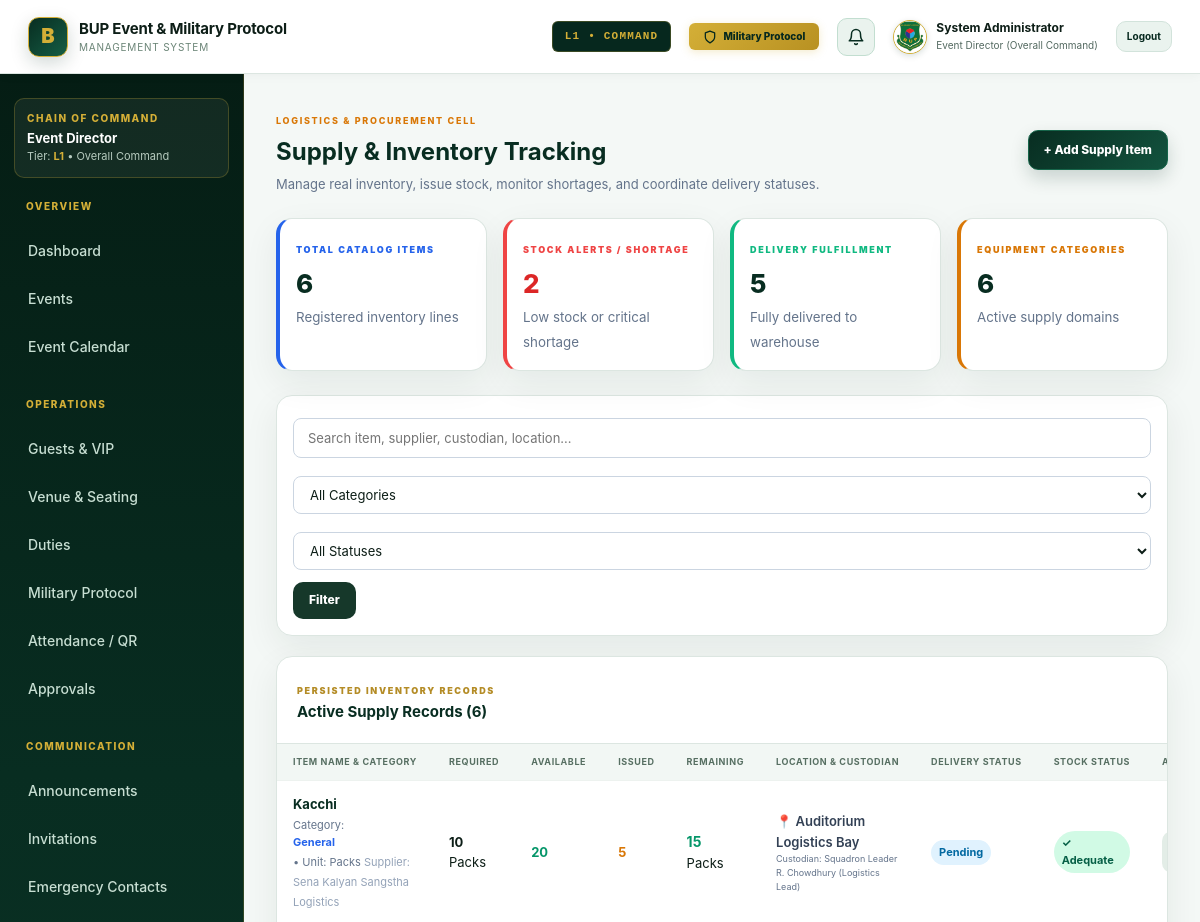
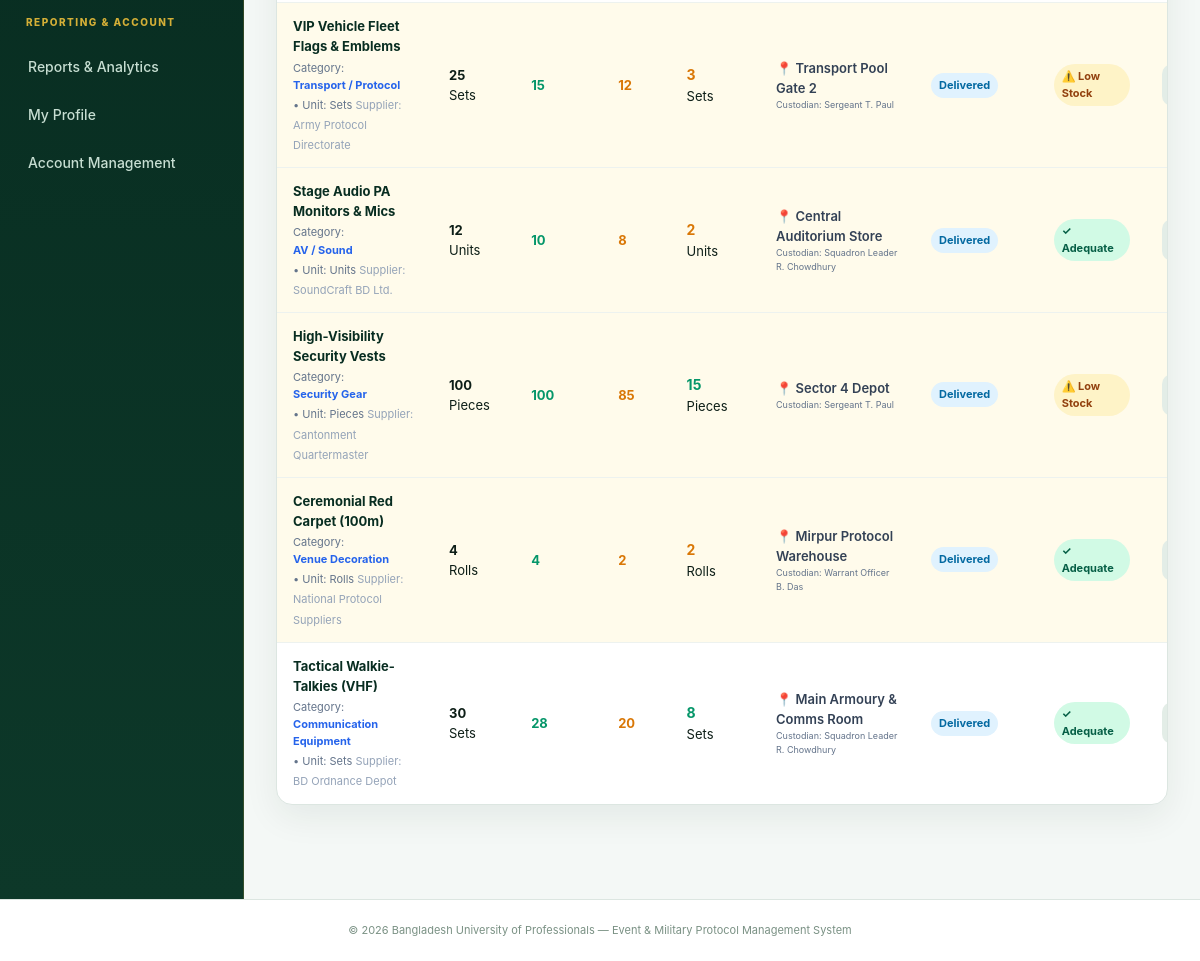
The page /supply_tracking.php (signed in) on the database its author committed (2 pictures, top to bottom).
### tables this page shows
CREATE TABLE `supplies` (
  `id` int(10) unsigned NOT NULL AUTO_INCREMENT,
  `event_id` int(10) unsigned DEFAULT NULL,
  `item_name` varchar(160) NOT NULL,
  `category` varchar(60) NOT NULL DEFAULT 'General',
  `qty_required` int(11) NOT NULL DEFAULT 1,
  `qty_available` int(11) NOT NULL DEFAULT 0,
  `qty_issued` int(11) NOT NULL DEFAULT 0,
  `qty_remaining` int(11) GENERATED ALWAYS AS (`qty_available` - `qty_issued`) VIRTUAL,
  `unit` varchar(30) NOT NULL DEFAULT 'Units',
  `supplier` varchar(160) DEFAULT NULL,
  `location` varchar(160) DEFAULT NULL,
  `responsible_person` varchar(120) DEFAULT NULL,
  `req_date` date DEFAULT NULL,
  `delivery_date` date DEFAULT NULL,
  `delivery_status` enum('Pending','Shipped','Delivered','Delayed','Cancelled') NOT NULL DEFAULT 'Pending',
  `stock_status` enum('Adequate','Low Stock','Out of Stock','Critical') NOT NULL DEFAULT 'Adequate',
  `notes` text DEFAULT NULL,
  `created_at` timestamp NOT NULL DEFAULT current_timestamp(),
  `updated_at` timestamp NOT NULL DEFAULT current_timestamp() ON UPDATE current_timestamp(),
  PRIMARY KEY (`id`),
  KEY `idx_event` (`event_id`),
  KEY `idx_category` (`category`)
);

### config/config.php (called while the page is built, shortened)
<?php
function e(?string $value): string {
    return htmlspecialchars($value ?? '', ENT_QUOTES, 'UTF-8');
}

### supply_tracking.php (the view, shortened to what this page needs)
<?php
$pdo = db();
$q = trim($_GET['q'] ?? '');
$sql = "SELECT * FROM supplies WHERE 1=1";
$params = [];
$sql .= " ORDER BY id DESC";
$stmt = $pdo->prepare($sql);
$stmt->execute($params);
$supplies = $stmt->fetchAll();
$totalItems = (int)$pdo->query("SELECT COUNT(*) FROM supplies")->fetchColumn();
$lowStockCount = (int)$pdo->query("SELECT COUNT(*) FROM supplies WHERE stock_status IN ('Low Stock', 'Critical', 'Out of Stock')")->fetchColumn();
$deliveredCount = (int)$pdo->query("SELECT COUNT(*) FROM supplies WHERE delivery_status = 'Delivered'")->fetchColumn();
$categories = $pdo->query("SELECT DISTINCT category FROM supplies ORDER BY category")->fetchAll(PDO::FETCH_COLUMN);
require __DIR__ . '/includes/header.php';
?>
        <div style="display:flex; justify-content:space-between; align-items:center; flex-wrap:wrap; gap:16px; margin-bottom:24px;">
            <div>
                <span class="eyebrow" style="color:#d97706; font-weight:800;">LOGISTICS &amp; PROCUREMENT CELL</span>
                <h1 style="margin:2px 0 0; font-size:24px; color:#082d21;">Supply &amp; Inventory Tracking</h1>
                <p style="margin:4px 0 0; color:#64748b; font-size:13px;">Manage real inventory, issue stock, monitor shortages, and coordinate delivery statuses.</p>
            </div>
            <div>
                <button type="button" class="btn btn-primary" onclick="document.getElementById('addSupplyModal').style.display='flex'">
                    + Add Supply Item
                </button>
            </div>
        </div>
        <div style="display:grid; grid-template-columns:repeat(auto-fit, minmax(200px, 1fr)); gap:16px; margin-bottom:24px;">
            <div class="panel" style="padding:16px; margin-bottom:0; border-left:4px solid #2563eb;">
                <span class="eyebrow" style="color:#2563eb;">TOTAL CATALOG ITEMS</span>
                <div style="font-size:26px; font-weight:800; color:#082d21; margin-top:4px;"><?= $totalItems ?></div>
                <small style="color:#64748b;">Registered inventory lines</small>
            </div>
            <div class="panel" style="padding:16px; margin-bottom:0; border-left:4px solid <?= $lowStockCount > 0 ? '#ef4444' : '#10b981' ?>;">
                <span class="eyebrow" style="color:<?= $lowStockCount > 0 ? '#ef4444' : '#10b981' ?>;">STOCK ALERTS / SHORTAGE</span>
                <div style="font-size:26px; font-weight:800; color:<?= $lowStockCount > 0 ? '#dc2626' : '#082d21' ?>; margin-top:4px;"><?= $lowStockCount ?></div>
                <small style="color:#64748b;"><?= $lowStockCount > 0 ? 'Low stock or critical shortage' : 'All stocks adequate' ?></small>
            </div>
            <div class="panel" style="padding:16px; margin-bottom:0; border-left:4px solid #10b981;">
                <span class="eyebrow" style="color:#10b981;">DELIVERY FULFILLMENT</span>
                <div style="font-size:26px; font-weight:800; color:#082d21; margin-top:4px;"><?= $deliveredCount ?></div>
                <small style="color:#64748b;">Fully delivered to warehouse</small>
            </div>
            <div class="panel" style="padding:16px; margin-bottom:0; border-left:4px solid #d97706;">
                <span class="eyebrow" style="color:#d97706;">EQUIPMENT CATEGORIES</span>
                <div style="font-size:26px; font-weight:800; color:#082d21; margin-top:4px;"><?= count($categories) ?></div>
                <small style="color:#64748b;">Active supply domains</small>
            </div>
        </div>
        <section class="panel" style="padding:16px; margin-bottom:20px;">
            <form method="get" style="display:flex; gap:12px; flex-wrap:wrap; align-items:center;">
                <input type="search" name="q" value="<?= e($q) ?>" placeholder="Search item, supplier, custodian, location..." style="flex:1; min-width:240px; padding:9px 14px; border:1px solid #cbd5e1; border-radius:8px; font-size:13px;">
                <select name="category" style="padding:9px 12px; border:1px solid #cbd5e1; border-radius:8px; font-size:13px;">
                    <option value="">All Categories</option>
                </select>
                <select name="status" style="padding:9px 12px; border:1px solid #cbd5e1; border-radius:8px; font-size:13px;">
                    <option value="">All Statuses</option>
                </select>
                <button type="submit" class="btn btn-dark" style="padding:9px 16px;">Filter</button>
            </form>
        </section>
        <section class="panel">
            <div class="panel-head">
                <div>
                    <span class="eyebrow">PERSISTED INVENTORY RECORDS</span>
                    <h2>Active Supply Records (<?= count($supplies) ?>)</h2>
                </div>
            </div>
            <div class="table-wrap">
                <table class="user-table" style="font-size:13px;">
                    <thead>
                        <tr>
                            <th>Item Name &amp; Category</th>
                            <th>Required</th>
                            <th>Available</th>
                            <th>Issued</th>
                            <th>Remaining</th>
                            <th>Location &amp; Custodian</th>
                            <th>Delivery Status</th>
                            <th>Stock Status</th>
                            <th style="text-align:right;">Actions</th>
                        </tr>
                    </thead>
                    <tbody>
                        <?php if (empty($supplies)): ?>
                            <tr><td colspan="9" style="text-align:center; padding:30px; color:#64748b;">No supply records found matching your filter criteria.</td></tr>
                        <?php else: ?>
                            <?php foreach ($supplies as $item): ?>
                                <?php
                                $rem = (int)$item['qty_available'] - (int)$item['qty_issued'];
                                $isLow = ($item['stock_status'] === 'Low Stock' || $item['stock_status'] === 'Critical' || $item['stock_status'] === 'Out of Stock' || $rem < 5);
                                ?>
                                <tr style="<?= $isLow ? 'background:#fffbeb;' : '' ?>">
                                    <td>
                                        <strong style="color:#082d21; font-size:13px;"><?= e($item['item_name']) ?></strong>
                                        <span class="table-subtext" style="color:#64748b; font-size:11px;">
                                            Category: <strong style="color:#2563eb;"><?= e($item['category']) ?></strong> &bull; Unit: <?= e($item['unit']) ?>
                                        </span>
                                        <?php if (!empty($item['supplier'])): ?>
                                            <span class="table-subtext" style="color:#94a3b8; font-size:11px;">Supplier: <?= e($item['supplier']) ?></span>
                                        <?php endif; ?>
                                    </td>
                                    <td><strong><?= (int)$item['qty_required'] ?></strong> <?= e($item['unit']) ?></td>
                                    <td><span style="color:#059669; font-weight:700;"><?= (int)$item['qty_available'] ?></span></td>
                                    <td><span style="color:#d97706; font-weight:700;"><?= (int)$item['qty_issued'] ?></span></td>
                                    <td>
                                        <strong style="font-size:14px; color:<?= $rem <= 0 ? '#dc2626' : ($rem < 5 ? '#d97706' : '#059669') ?>;">
                                            <?= $rem ?>
                                        </strong> <?= e($item['unit']) ?>
                                    </td>
                                    <td>
                                        <div style="font-weight:600; color:#334155;">📍 <?= e($item['location'] ?: 'Central Store') ?></div>
                                        <small style="color:#64748b;">Custodian: <?= e($item['responsible_person'] ?: 'Logistics Cell') ?></small>
                                    </td>
                                    <td>
                                        <span class="badge" style="background:#e0f2fe; color:#0369a1; font-weight:700; font-size:11px;">
                                            <?= e($item['delivery_status']) ?>
                                        </span>
                                    </td>
                                    <td>
                                        <?php if ($item['stock_status'] === 'Adequate'): ?>
                                            <span class="badge" style="background:#d1fae5; color:#065f46; font-weight:700; font-size:11px;">✓ Adequate</span>
                                        <?php elseif ($item['stock_status'] === 'Low Stock'): ?>
                                            <span class="badge" style="background:#fef3c7; color:#92400e; font-weight:700; font-size:11px;">⚠️ Low Stock</span>
                                        <?php elseif ($item['stock_status'] === 'Critical'): ?>
                                            <span class="badge" style="background:#fee2e2; color:#991b1b; font-weight:700; font-size:11px;">🚨 Critical</span>
                                        <?php else: ?>
                                            <span class="badge" style="background:#f1f5f9; color:#475569; font-weight:700; font-size:11px;"><?= e($item['stock_status']) ?></span>
                                        <?php endif; ?>
                                    </td>
                                    <td style="text-align:right;">
                                        <div style="display:inline-flex; gap:6px;">
                                            <button type="button" class="btn btn-sm btn-light" style="font-size:11px; padding:4px 8px; font-weight:700;" onclick="openIssueModal(<?= (int)$item['id'] ?>, '<?= e(addslashes($item['item_name'])) ?>', <?= $rem ?>, '<?= e($item['unit']) ?>')">
                                            </button>
                                        </div>
                                    </td>
                                </tr>
                            <?php endforeach; ?>
                        <?php endif; ?>
                    </tbody>
                </table>
            </div>
        </section>
    </main>
</div>
<?php require __DIR__ . '/includes/footer.php'; ?>

### assets/css/style.css (style rules this page uses)
:root { --navy:#082d21; --navy2:#0e3f30; --ink:#0d1e17; --muted:#536960; --line:#dce6e1; --bg:#f4f8f6; --white:#fff; --gold:#d4af37; --gold2:#fcf4db; --green:#15803d; --red:#c33d4b; --blue:#1e598a; --shadow:0 12px 35px rgba(8,45,33,.07); --radius:16px; }
* { box-sizing:border-box }
html { scroll-behavior:smooth }
body { margin:0;font-family:Inter,ui-sans-serif,system-ui,-apple-system,BlinkMacSystemFont,"Segoe UI",sans-serif;background:var(--bg);color:var(--ink);line-height:1.55 }
button,input,select,textarea { font:inherit }
button { cursor:pointer }
.eyebrow { font-size:9px;font-weight:900;letter-spacing:1.7px;color:#b48c26;text-transform:uppercase }
.btn { border:0;border-radius:10px;padding:10px 15px;font-weight:800;font-size:12px;display:inline-flex;align-items:center;justify-content:center;gap:7px;transition:.2s }
.btn-primary { background:linear-gradient(135deg,#082d21 0%,#13533e 100%);color:#fff;border:1px solid #16654a;box-shadow:0 8px 18px rgba(8,45,33,.18) }
.btn-light { background:#e3ede7;color:var(--navy) }
.btn-dark { background:#16382a;color:#fff }
.btn-sm { padding:7px 10px;font-size:10px }
.panel { background:#fff;border:1px solid var(--line);border-radius:var(--radius);box-shadow:var(--shadow);overflow:hidden }
.panel-head { padding:19px 20px;border-bottom:1px solid var(--line);display:flex;align-items:center;justify-content:space-between;gap:15px }
.panel-head h2 { margin:0;font-size:15px;color:#082d21 }
.table-wrap { overflow:auto }
table { border-collapse:collapse;width:100%;font-size:11px }
th { text-align:left;background:#f2f7f4;color:#576f62;font-size:9px;letter-spacing:.6px;text-transform:uppercase;padding:11px 16px;white-space:nowrap }
td { padding:13px 16px;border-top:1px solid #edf2ef;vertical-align:middle }
td strong { display:block }
td small { display:block;color:#7e9589;font-size:9px }
.badge { display:inline-block;border-radius:999px;padding:4px 8px;font-size:9px;font-weight:900;background:#e3ede7;color:var(--navy) }
input,select,textarea { width:100%;border:1px solid #d4dfd8;background:#fff;border-radius:9px;padding:10px 11px;outline:none;color:var(--ink);margin-top:6px;font-size:12px }
body:has(.app-shell) { overflow: hidden; }

### rows shown on the page
supplies: item_name "Kacchi", category "General", unit "Packs", supplier "Sena Kalyan Sangstha Logistics", qty_required "10", qty_available "20", qty_issued "5", rem "15", location "Auditorium Logistics Bay", responsible_person "Squadron Leader R. Chowdhury (Logistics Lead)", delivery_status "Pending", stock_status "✓ Adequate"
supplies: item_name "VIP Vehicle Fleet Flags & Emblems", category "Transport / Protocol", unit "Sets", supplier "Army Protocol Directorate", qty_required "25", qty_available "15", qty_issued "12", rem "3", location "Transport Pool Gate 2", responsible_person "Sergeant T. Paul", delivery_status "Delivered", stock_status "⚠️ Low Stock"
supplies: item_name "Stage Audio PA Monitors & Mics", category "AV / Sound", unit "Units", supplier "SoundCraft BD Ltd.", qty_required "12", qty_available "10", qty_issued "8", rem "2", location "Central Auditorium Store", responsible_person "Squadron Leader R. Chowdhury", delivery_status "Delivered", stock_status "✓ Adequate"
supplies: item_name "High-Visibility Security Vests", category "Security Gear", unit "Pieces", supplier "Cantonment Quartermaster", qty_required "100", qty_available "100", qty_issued "85", rem "15", location "Sector 4 Depot", responsible_person "Sergeant T. Paul", delivery_status "Delivered", stock_status "⚠️ Low Stock"
supplies: item_name "Ceremonial Red Carpet (100m)", category "Venue Decoration", unit "Rolls", supplier "National Protocol Suppliers", qty_required "4", qty_available "4", qty_issued "2", location "Mirpur Protocol Warehouse", responsible_person "Warrant Officer B. Das", delivery_status "Delivered", stock_status "✓ Adequate"
supplies: item_name "Tactical Walkie-Talkies (VHF)", category "Communication Equipment", unit "Sets", supplier "BD Ordnance Depot", qty_required "30", qty_available "28", qty_issued "20", rem "8", location "Main Armoury & Comms Room", responsible_person "Squadron Leader R. Chowdhury", delivery_status "Delivered", stock_status "✓ Adequate"

### other values the page prints
$b['label'] "L1 • COMMAND"
$isSupervisor ? 'Supervisor' : current_user()['name'] "System Administrator"
current_user()['role'] "Event Director"
current_department() "Overall Command"
current_level() "L1"
$totalItems "6"
$lowStockCount "2"
$deliveredCount "5"
count($categories) "6"
count($supplies) "6"
